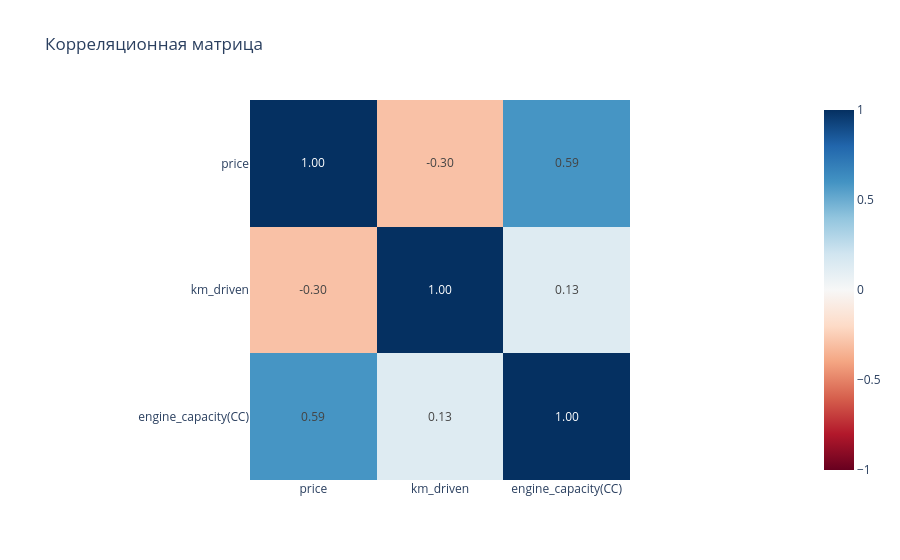

The cell this chart's notebook holds for it:
### Code cell
fig = px.imshow(
    df[['price', 'km_driven', 'engine_capacity(CC)']].corr(), #вычисляем корреляционную матрицу
    title='Корреляционная матрица',
    color_continuous_scale='RdBu',
    zmin=-1,
    zmax=1,
    text_auto='.2f'  # Формат с двумя знаками после запятой
)

fig.show()

### Figure 1 — Plotly figure (JSON) as saved in the notebook; plotly's stock layout.template omitted (floating-point values rounded to 4 significant figures)
{"data": [{"coloraxis": "coloraxis", "hovertemplate": "x: %{x}<br>y: %{y}<br>color: %{z}<extra></extra>", "name": "0", "texttemplate": "%{z:.2f}", "type": "heatmap", "x": ["price", "km_driven", "engine_capacity(CC)"], "xaxis": "x", "y": ["price", "km_driven", "engine_capacity(CC)"], "yaxis": "y", "z": [[1.0, -0.2962, 0.592], [-0.2962, 1.0, 0.1291], [0.592, 0.1291, 1.0]]}], "layout": {"coloraxis": {"cmax": 1, "cmin": -1, "colorscale": [[0, "rgb(103,0,31)"], [0.1, "rgb(178,24,43)"], [0.2, "rgb(214,96,77)"], [0.3, "rgb(244,165,130)"], [0.4, "rgb(253,219,199)"], [0.5, "rgb(247,247,247)"], [0.6, "rgb(209,229,240)"], [0.7, "rgb(146,197,222)"], [0.8, "rgb(67,147,195)"], [0.9, "rgb(33,102,172)"], [1, "rgb(5,48,97)"]]}, "title": {"text": "Корреляционная матрица"}, "xaxis": {"anchor": "y", "constrain": "domain", "domain": [0, 1], "scaleanchor": "y"}, "yaxis": {"anchor": "x", "autorange": "reversed", "constrain": "domain", "domain": [0, 1]}}}
